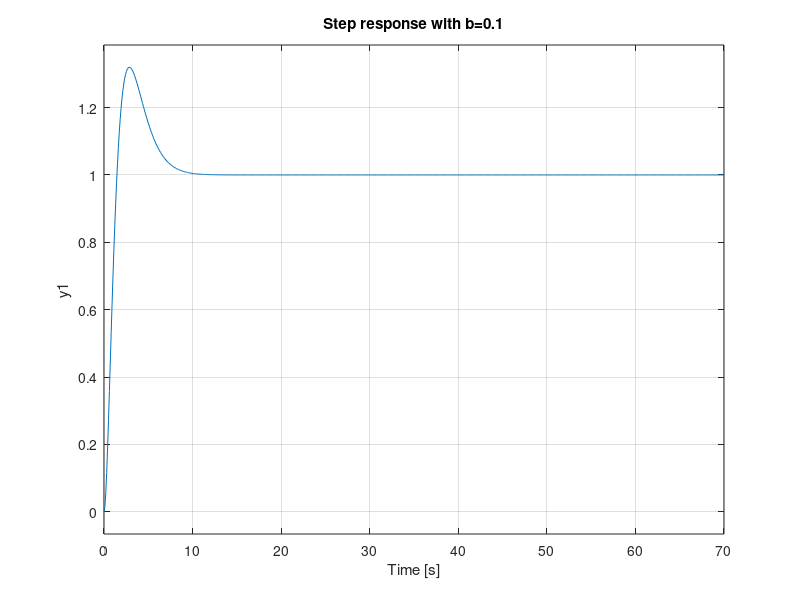
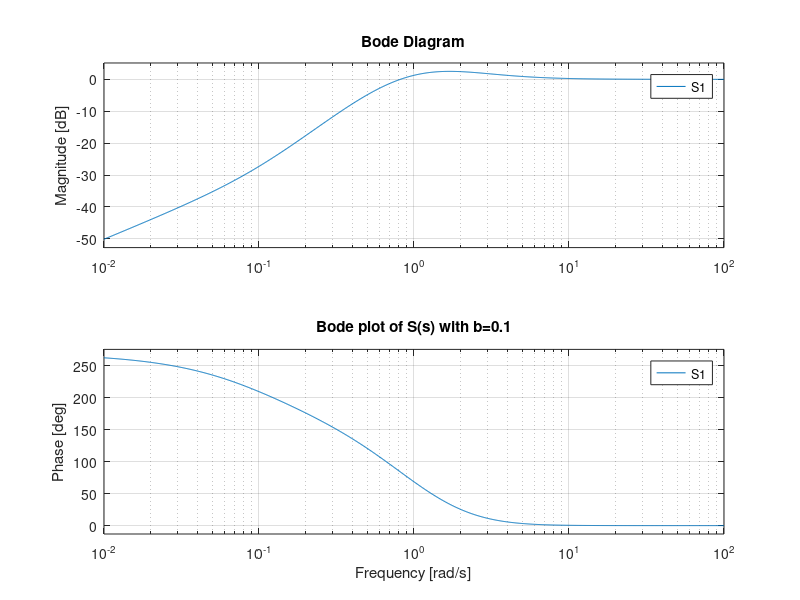
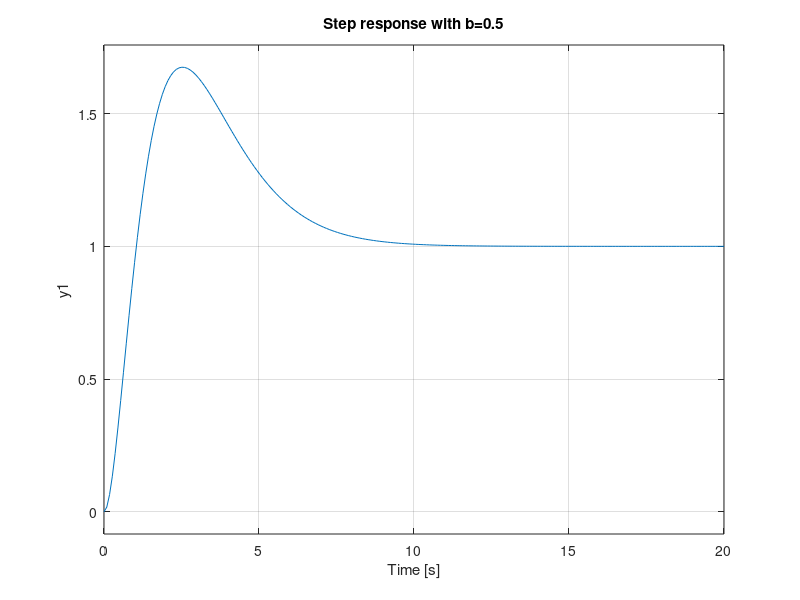
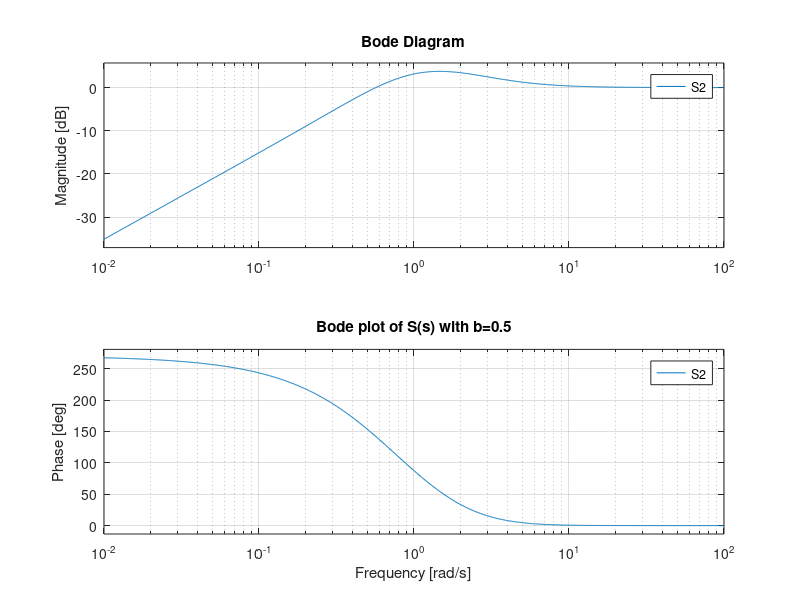

Reproduce these figures in MATLAB, in order.
clear all;
close all;

%Navdeep Sidhu 20577393
%Haiqiao Chen 20569361

s = tf('s');

%% Case 1: b = 0.1

b = 0.1;

P = 1/(s*(s-b));

a = 3+b;
Kd = 3+a*b;
Kp = 1;

C = (Kd*s+Kp)/(s+a);

T1 = P*C/(1+P*C);
S1 = 1/(1+P*C);

figure
step(T1);
title('Step response with b=0.1');
figure 
bode(S1)
title('Bode plot of S(s) with b=0.1');

%% Case 2: b = 0.5

b = 0.5;

P = 1/(s*(s-b));

a = 3+b;
Kd = 3+a*b;
Kp = 1;

C = (Kd*s+Kp)/(s+a);

T2 = P*C/(1+P*C);
S2 = 1/(1+P*C);

figure
step(T2);
title('Step response with b=0.5');
figure 
bode(S2)
title('Bode plot of S(s) with b=0.5');

%% Case 3: b = 1

b = 1;

P = 1/(s*(s-b));

a = 3+b;
Kd = 3+a*b;
Kp = 1;

C = (Kd*s+Kp)/(s+a);

T3 = P*C/(1+P*C);
S3 = 1/(1+P*C);

figure
step(T3);
title('Step response with b=1');
figure 
bode(S3)
title('Bode plot of S(s) with b=1');

%% Plotting all cases at the same time

figure 
hold on 
step(T1);
step(T2);
step(T3);
title('Step response for all three cases');
legend('b=0.1','b=0.5','b=1');

figure 
hold on 
bode(S1);
bode(S2);
bode(S3);
title('Bode plot for all three cases');
legend('b=0.1','b=0.5','b=1');